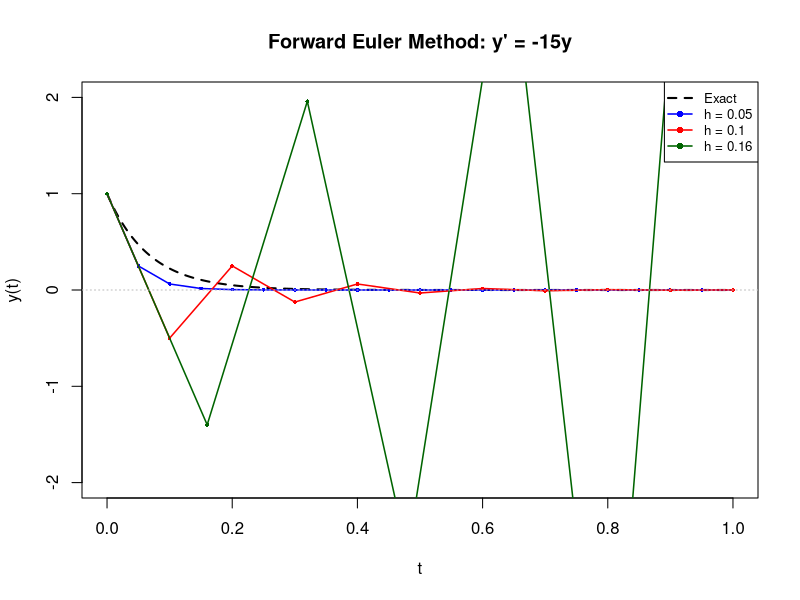
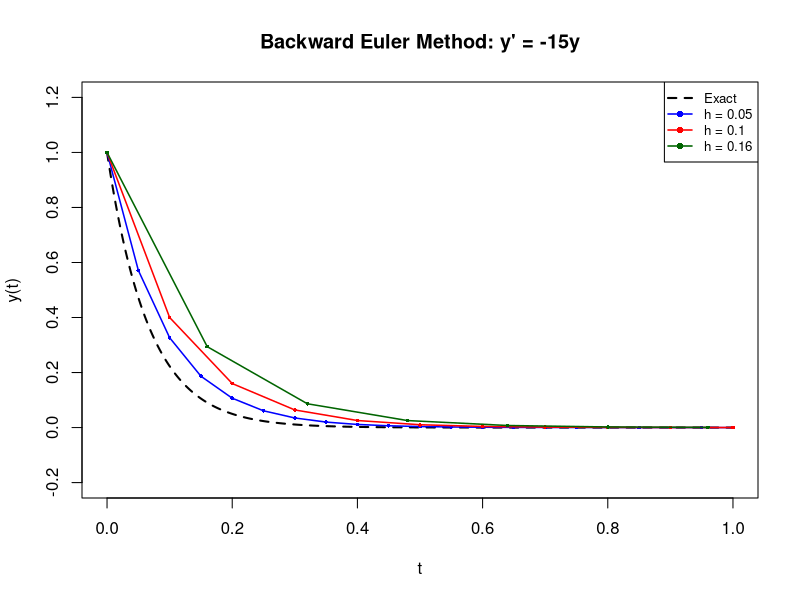
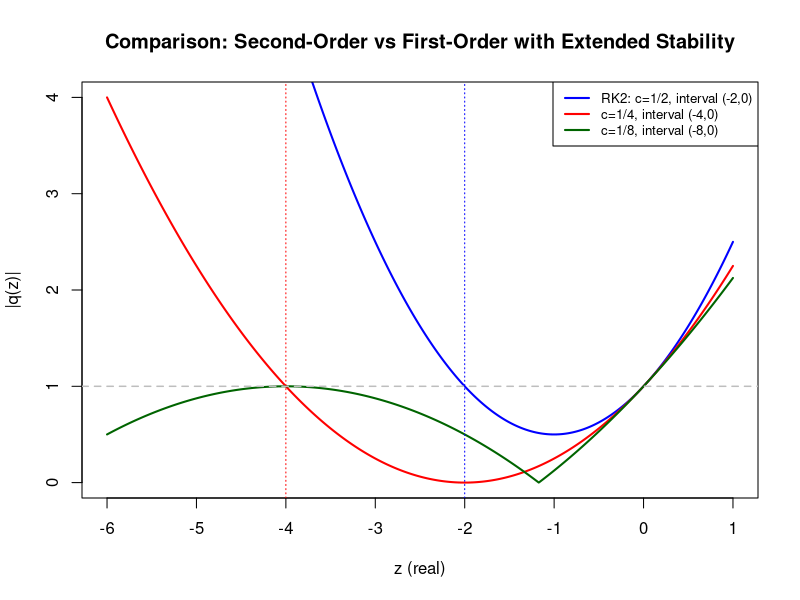

The R source for these figures, in order:
## ---- chunk 1
knitr::opts_chunk$set(echo = TRUE, warning = FALSE, message = FALSE)
## ---- chunk 2
forward_euler <- function(f, y0, t0, tf, h) {
  t <- seq(t0, tf, by = h)
  y <- numeric(length(t))
  y[1] <- y0
  for (i in 1:(length(t) - 1)) {
    y[i + 1] <- y[i] + h * f(t[i], y[i])
  }
  return(data.frame(t = t, y = y))
}

f <- function(t, y) -15 * y

h_values <- c(0.05, 0.1, 0.16)
colors <- c("blue", "red", "darkgreen")
t_end <- 1.0

plot(NULL, xlim = c(0, t_end), ylim = c(-2, 2),
     xlab = "t", ylab = "y(t)",
     main = "Forward Euler Method: y' = -15y")

# Exact solution
t_exact <- seq(0, t_end, length.out = 500)
lines(t_exact, exp(-15 * t_exact), col = "black", lwd = 2, lty = 2)

for (i in seq_along(h_values)) {
  sol <- forward_euler(f, 1, 0, t_end, h_values[i])
  lines(sol$t, sol$y, col = colors[i], lwd = 1.5, type = "o", pch = 16, cex = 0.5)
}

legend("topright",
       legend = c("Exact", paste0("h = ", h_values)),
       col = c("black", colors), lwd = c(2, rep(1.5, 3)),
       lty = c(2, rep(1, 3)), pch = c(NA, rep(16, 3)), cex = 0.8)

abline(h = 0, col = "gray", lty = 3)
## ---- chunk 3
backward_euler <- function(f_lambda, y0, t0, tf, h) {
  # For y' = lambda*y, backward Euler: u_{n+1} = u_n / (1 - h*lambda)
  lambda <- -15
  t <- seq(t0, tf, by = h)
  y <- numeric(length(t))
  y[1] <- y0
  for (i in 1:(length(t) - 1)) {
    y[i + 1] <- y[i] / (1 - h * lambda)
  }
  return(data.frame(t = t, y = y))
}

plot(NULL, xlim = c(0, t_end), ylim = c(-0.2, 1.2),
     xlab = "t", ylab = "y(t)",
     main = "Backward Euler Method: y' = -15y")

lines(t_exact, exp(-15 * t_exact), col = "black", lwd = 2, lty = 2)

for (i in seq_along(h_values)) {
  sol <- backward_euler(NULL, 1, 0, t_end, h_values[i])
  lines(sol$t, sol$y, col = colors[i], lwd = 1.5, type = "o", pch = 16, cex = 0.5)
}

legend("topright",
       legend = c("Exact", paste0("h = ", h_values)),
       col = c("black", colors), lwd = c(2, rep(1.5, 3)),
       lty = c(2, rep(1, 3)), pch = c(NA, rep(16, 3)), cex = 0.8)
## ---- chunk 4
z <- seq(-6, 1, length.out = 1000)

q_rk2 <- 1 + z + z^2 / 2
q_c14 <- 1 + z + 0.25 * z^2
q_c18 <- 1 + z + 0.125 * z^2

plot(z, abs(q_rk2), type = "l", col = "blue", lwd = 2,
     xlab = "z (real)", ylab = "|q(z)|", ylim = c(0, 4),
     main = "Comparison: Second-Order vs First-Order with Extended Stability")
lines(z, abs(q_c14), col = "red", lwd = 2)
lines(z, abs(q_c18), col = "darkgreen", lwd = 2)
abline(h = 1, col = "gray", lty = 2, lwd = 1.5)
abline(v = c(-2, -4, -8), col = c("blue", "red", "darkgreen"), lty = 3)
legend("topright",
       legend = c("RK2: c=1/2, interval (-2,0)",
                  "c=1/4, interval (-4,0)",
                  "c=1/8, interval (-8,0)"),
       col = c("blue", "red", "darkgreen"), lwd = 2, cex = 0.8)
